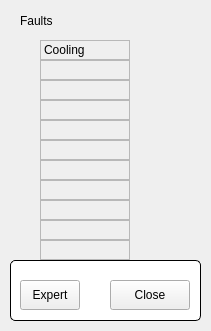
<?xml version="1.0" encoding="UTF-8"?>
<ui version="4.0">
 <class>FormDipoleFaults</class>
 <widget class="QMainWindow" name="FormDipoleFaults">
  <property name="geometry">
   <rect>
    <x>0</x>
    <y>0</y>
    <width>211</width>
    <height>331</height>
   </rect>
  </property>
  <property name="windowTitle">
   <string>SR Dipole Faults</string>
  </property>
  <widget class="QWidget" name="centralWidget">
  <widget class="QESimpleShape" name="qesimpleshape_6">
   <property name="geometry">
    <rect>
     <x>20</x>
     <y>140</y>
     <width>16</width>
     <height>16</height>
    </rect>
   </property>
   <property name="ledType">
    <enum>QSimpleShape::Error</enum>
   </property>
   <property name="variable" stdset="0">
    <string>$(group):getFaults.B5</string>
   </property>
   <property name="variableSubstitutions" stdset="0">
    <string>group=SR-PS-BM</string>
   </property>
  </widget>
  <widget class="QELabel" name="qelabel_4">
   <property name="geometry">
    <rect>
     <x>40</x>
     <y>100</y>
     <width>90</width>
     <height>20</height>
    </rect>
   </property>
   <property name="frameShape">
    <enum>QFrame::StyledPanel</enum>
   </property>
   <property name="variable" stdset="0">
    <string>$(group):getFaults.B3ST</string>
   </property>
   <property name="variableSubstitutions" stdset="0">
    <string>group=SR-PS-BM</string>
   </property>
   <property name="displayAlarmStateOption" stdset="0">
    <enum>QE::Never</enum>
   </property>
  </widget>
  <widget class="QESimpleShape" name="qesimpleshape_3">
   <property name="geometry">
    <rect>
     <x>20</x>
     <y>80</y>
     <width>16</width>
     <height>16</height>
    </rect>
   </property>
   <property name="ledType">
    <enum>QSimpleShape::Error</enum>
   </property>
   <property name="variable" stdset="0">
    <string>$(group):getFaults.B2</string>
   </property>
   <property name="variableSubstitutions" stdset="0">
    <string>group=SR-PS-BM</string>
   </property>
  </widget>
  <widget class="QELabel" name="qelabel_5">
   <property name="geometry">
    <rect>
     <x>40</x>
     <y>120</y>
     <width>90</width>
     <height>20</height>
    </rect>
   </property>
   <property name="frameShape">
    <enum>QFrame::StyledPanel</enum>
   </property>
   <property name="variable" stdset="0">
    <string>$(group):getFaults.B4ST</string>
   </property>
   <property name="variableSubstitutions" stdset="0">
    <string>group=SR-PS-BM</string>
   </property>
   <property name="displayAlarmStateOption" stdset="0">
    <enum>QE::Never</enum>
   </property>
  </widget>
  <widget class="QELabel" name="qelabel_9">
   <property name="geometry">
    <rect>
     <x>40</x>
     <y>200</y>
     <width>90</width>
     <height>20</height>
    </rect>
   </property>
   <property name="frameShape">
    <enum>QFrame::StyledPanel</enum>
   </property>
   <property name="variable" stdset="0">
    <string>$(group):getFaults.B8ST</string>
   </property>
   <property name="variableSubstitutions" stdset="0">
    <string>group=SR-PS-BM</string>
   </property>
   <property name="displayAlarmStateOption" stdset="0">
    <enum>QE::Never</enum>
   </property>
  </widget>
  <widget class="QESimpleShape" name="qesimpleshape_7">
   <property name="geometry">
    <rect>
     <x>20</x>
     <y>160</y>
     <width>16</width>
     <height>16</height>
    </rect>
   </property>
   <property name="ledType">
    <enum>QSimpleShape::Error</enum>
   </property>
   <property name="variable" stdset="0">
    <string>$(group):getFaults.B6</string>
   </property>
   <property name="variableSubstitutions" stdset="0">
    <string>group=SR-PS-BM</string>
   </property>
  </widget>
  <widget class="QESimpleShape" name="qesimpleshape_5">
   <property name="geometry">
    <rect>
     <x>20</x>
     <y>120</y>
     <width>16</width>
     <height>16</height>
    </rect>
   </property>
   <property name="ledType">
    <enum>QSimpleShape::Error</enum>
   </property>
   <property name="variable" stdset="0">
    <string>$(group):getFaults.B4</string>
   </property>
   <property name="variableSubstitutions" stdset="0">
    <string>group=SR-PS-BM</string>
   </property>
  </widget>
  <widget class="QESimpleShape" name="qesimpleshape_9">
   <property name="geometry">
    <rect>
     <x>20</x>
     <y>200</y>
     <width>16</width>
     <height>16</height>
    </rect>
   </property>
   <property name="ledType">
    <enum>QSimpleShape::Error</enum>
   </property>
   <property name="variable" stdset="0">
    <string>$(group):getFaults.B8</string>
   </property>
   <property name="variableSubstitutions" stdset="0">
    <string>group=SR-PS-BM</string>
   </property>
  </widget>
  <widget class="QESimpleShape" name="qesimpleshape_8">
   <property name="geometry">
    <rect>
     <x>20</x>
     <y>180</y>
     <width>16</width>
     <height>16</height>
    </rect>
   </property>
   <property name="ledType">
    <enum>QSimpleShape::Error</enum>
   </property>
   <property name="variable" stdset="0">
    <string>$(group):getFaults.B7</string>
   </property>
   <property name="variableSubstitutions" stdset="0">
    <string>group=SR-PS-BM</string>
   </property>
  </widget>
  <widget class="QELabel" name="qelabel_7">
   <property name="geometry">
    <rect>
     <x>40</x>
     <y>160</y>
     <width>90</width>
     <height>20</height>
    </rect>
   </property>
   <property name="frameShape">
    <enum>QFrame::StyledPanel</enum>
   </property>
   <property name="variable" stdset="0">
    <string>$(group):getFaults.B6ST</string>
   </property>
   <property name="variableSubstitutions" stdset="0">
    <string>group=SR-PS-BM</string>
   </property>
   <property name="displayAlarmStateOption" stdset="0">
    <enum>QE::Never</enum>
   </property>
  </widget>
  <widget class="QESimpleShape" name="qesimpleshape_10">
   <property name="geometry">
    <rect>
     <x>20</x>
     <y>220</y>
     <width>16</width>
     <height>16</height>
    </rect>
   </property>
   <property name="ledType">
    <enum>QSimpleShape::Error</enum>
   </property>
   <property name="variable" stdset="0">
    <string>$(group):getFaults.B9</string>
   </property>
   <property name="variableSubstitutions" stdset="0">
    <string>group=SR-PS-BM</string>
   </property>
  </widget>
  <widget class="QELabel" name="qelabel_3">
   <property name="geometry">
    <rect>
     <x>40</x>
     <y>80</y>
     <width>90</width>
     <height>20</height>
    </rect>
   </property>
   <property name="frameShape">
    <enum>QFrame::StyledPanel</enum>
   </property>
   <property name="variable" stdset="0">
    <string>$(group):getFaults.B2ST</string>
   </property>
   <property name="variableSubstitutions" stdset="0">
    <string>group=SR-PS-BM</string>
   </property>
   <property name="displayAlarmStateOption" stdset="0">
    <enum>QE::Never</enum>
   </property>
  </widget>
  <widget class="QELabel" name="qelabel_6">
   <property name="geometry">
    <rect>
     <x>40</x>
     <y>140</y>
     <width>90</width>
     <height>20</height>
    </rect>
   </property>
   <property name="frameShape">
    <enum>QFrame::StyledPanel</enum>
   </property>
   <property name="variable" stdset="0">
    <string>$(group):getFaults.B5ST</string>
   </property>
   <property name="variableSubstitutions" stdset="0">
    <string>group=SR-PS-BM</string>
   </property>
   <property name="displayAlarmStateOption" stdset="0">
    <enum>QE::Never</enum>
   </property>
  </widget>
  <widget class="QELabel" name="qelabel_10">
   <property name="geometry">
    <rect>
     <x>40</x>
     <y>220</y>
     <width>90</width>
     <height>20</height>
    </rect>
   </property>
   <property name="frameShape">
    <enum>QFrame::StyledPanel</enum>
   </property>
   <property name="variable" stdset="0">
    <string>$(group):getFaults.B9ST</string>
   </property>
   <property name="variableSubstitutions" stdset="0">
    <string>group=SR-PS-BM</string>
   </property>
   <property name="displayAlarmStateOption" stdset="0">
    <enum>QE::Never</enum>
   </property>
  </widget>
  <widget class="QESimpleShape" name="qesimpleshape">
   <property name="geometry">
    <rect>
     <x>20</x>
     <y>40</y>
     <width>16</width>
     <height>16</height>
    </rect>
   </property>
   <property name="ledType">
    <enum>QSimpleShape::Error</enum>
   </property>
   <property name="variable" stdset="0">
    <string>$(group):getFaults.B0</string>
   </property>
   <property name="variableSubstitutions" stdset="0">
    <string>group=SR-PS-BM</string>
   </property>
  </widget>
  <widget class="QELabel" name="qelabel_8">
   <property name="geometry">
    <rect>
     <x>40</x>
     <y>180</y>
     <width>90</width>
     <height>20</height>
    </rect>
   </property>
   <property name="frameShape">
    <enum>QFrame::StyledPanel</enum>
   </property>
   <property name="variable" stdset="0">
    <string>$(group):getFaults.B7ST</string>
   </property>
   <property name="variableSubstitutions" stdset="0">
    <string>group=SR-PS-BM</string>
   </property>
   <property name="displayAlarmStateOption" stdset="0">
    <enum>QE::Never</enum>
   </property>
  </widget>
  <widget class="QESimpleShape" name="qesimpleshape_2">
   <property name="geometry">
    <rect>
     <x>20</x>
     <y>60</y>
     <width>16</width>
     <height>16</height>
    </rect>
   </property>
   <property name="ledType">
    <enum>QSimpleShape::Error</enum>
   </property>
   <property name="variable" stdset="0">
    <string>$(group):getFaults.B1</string>
   </property>
   <property name="variableSubstitutions" stdset="0">
    <string>group=SR-PS-BM</string>
   </property>
  </widget>
  <widget class="QLabel" name="label">
   <property name="geometry">
    <rect>
     <x>20</x>
     <y>10</y>
     <width>66</width>
     <height>21</height>
    </rect>
   </property>
   <property name="text">
    <string>Faults</string>
   </property>
  </widget>
  <widget class="QELabel" name="qelabel_2">
   <property name="geometry">
    <rect>
     <x>40</x>
     <y>60</y>
     <width>90</width>
     <height>20</height>
    </rect>
   </property>
   <property name="frameShape">
    <enum>QFrame::StyledPanel</enum>
   </property>
   <property name="variable" stdset="0">
    <string>$(group):getFaults.B1ST</string>
   </property>
   <property name="variableSubstitutions" stdset="0">
    <string>group=SR-PS-BM</string>
   </property>
   <property name="displayAlarmStateOption" stdset="0">
    <enum>QE::Never</enum>
   </property>
  </widget>
  <widget class="QESimpleShape" name="qesimpleshape_4">
   <property name="geometry">
    <rect>
     <x>20</x>
     <y>100</y>
     <width>16</width>
     <height>16</height>
    </rect>
   </property>
   <property name="ledType">
    <enum>QSimpleShape::Error</enum>
   </property>
   <property name="variable" stdset="0">
    <string>$(group):getFaults.B3</string>
   </property>
   <property name="variableSubstitutions" stdset="0">
    <string>group=SR-PS-BM</string>
   </property>
  </widget>
  <widget class="QELabel" name="qelabel_11">
   <property name="geometry">
    <rect>
     <x>40</x>
     <y>240</y>
     <width>90</width>
     <height>20</height>
    </rect>
   </property>
   <property name="frameShape">
    <enum>QFrame::StyledPanel</enum>
   </property>
   <property name="variable" stdset="0">
    <string>$(group):getFaults.BAST</string>
   </property>
   <property name="variableSubstitutions" stdset="0">
    <string>group=SR-PS-BM</string>
   </property>
   <property name="displayAlarmStateOption" stdset="0">
    <enum>QE::Never</enum>
   </property>
  </widget>
  <widget class="QESimpleShape" name="qesimpleshape_11">
   <property name="geometry">
    <rect>
     <x>20</x>
     <y>240</y>
     <width>16</width>
     <height>16</height>
    </rect>
   </property>
   <property name="ledType">
    <enum>QSimpleShape::Error</enum>
   </property>
   <property name="variable" stdset="0">
    <string>$(group):getFaults.BA</string>
   </property>
   <property name="variableSubstitutions" stdset="0">
    <string>group=SR-PS-BM</string>
   </property>
  </widget>
  <widget class="QGroupBox" name="titleGroupBox_2">
   <property name="geometry">
    <rect>
     <x>10</x>
     <y>260</y>
     <width>191</width>
     <height>61</height>
    </rect>
   </property>
   <property name="styleSheet">
    <string notr="true">QGroupBox {
	background-color: rgb(255, 255, 255);
    border: 1px solid black;
    border-radius: 5px;
    margin-top: 0.5em;
}

QGroupBox::title {
    subcontrol-origin: margin;
    left: 10px;
    padding: 0 3px 0 3px;
}</string>
   </property>
   <property name="title">
    <string/>
   </property>
   <widget class="QPushButton" name="btnClose">
    <property name="geometry">
     <rect>
      <x>100</x>
      <y>20</y>
      <width>80</width>
      <height>30</height>
     </rect>
    </property>
    <property name="text">
     <string>Close</string>
    </property>
   </widget>
   <widget class="QPushButton" name="btnExpert">
    <property name="geometry">
     <rect>
      <x>10</x>
      <y>20</y>
      <width>60</width>
      <height>30</height>
     </rect>
    </property>
    <property name="text">
     <string>Expert</string>
    </property>
   </widget>
  </widget>
  <widget class="QLabel" name="label_2">
   <property name="geometry">
    <rect>
     <x>40</x>
     <y>40</y>
     <width>90</width>
     <height>20</height>
    </rect>
   </property>
   <property name="frameShape">
    <enum>QFrame::StyledPanel</enum>
   </property>
   <property name="text">
    <string>Cooling</string>
   </property>
  </widget>
  </widget>
 </widget>
 <customwidgets>
  <customwidget>
   <class>QELabel</class>
   <extends>QLabel</extends>
   <header>QELabel.h</header>
  </customwidget>
  <customwidget>
   <class>QESimpleShape</class>
   <extends>QSimpleShape</extends>
   <header>QESimpleShape.h</header>
  </customwidget>
  <customwidget>
   <class>QSimpleShape</class>
   <extends>QWidget</extends>
   <header>QSimpleShape.h</header>
  </customwidget>
 </customwidgets>
 <resources/>
 <connections/>
</ui>
